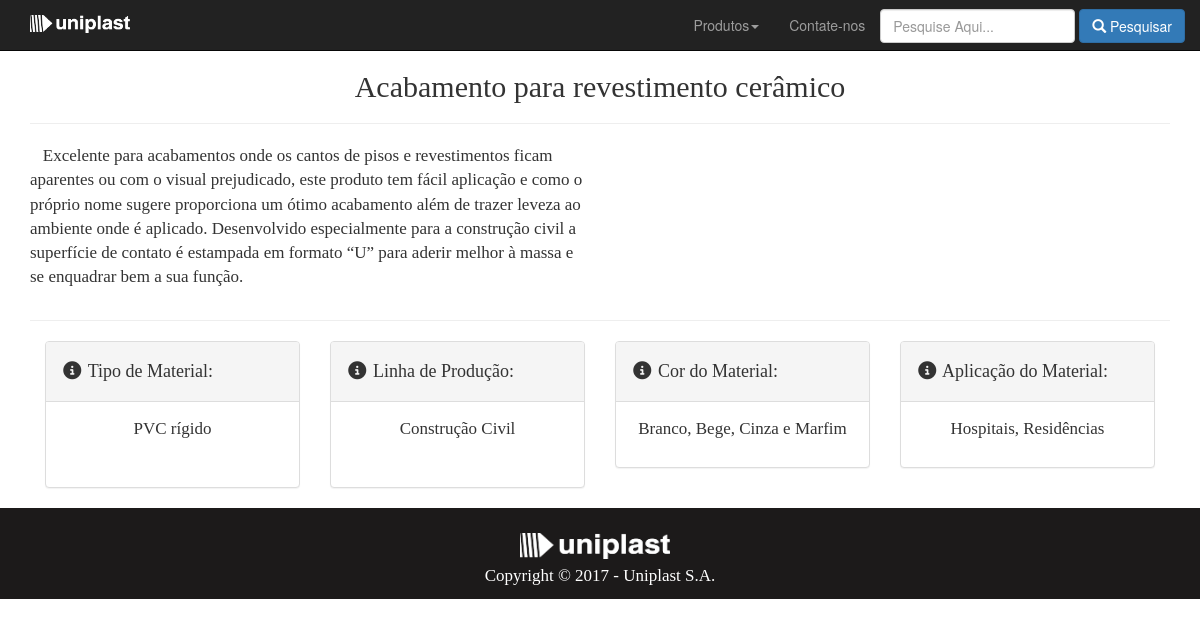
Screenshot of /pesquisa.php?id=0431 with the database file from the repository.
### tables this page shows
CREATE TABLE IF NOT EXISTS `produtos` (
  `CD_PRODUTO` varchar(50) NOT NULL,
  `DS_PRODUTO` text NOT NULL,
  `DS_LINHA` text NOT NULL,
  `DS_COR` text NOT NULL,
  `DS_MATERIAL` text NOT NULL,
  `DS_APLIC_PRODUTO` text NOT NULL,
  `DS_DETALHES` text NOT NULL,
  `IMAGEM` text NOT NULL
);

### pesquisa.php (the view, shortened to what this page needs)
<!DOCTYPE html>
<html lang="pt-br">
<head>
    <?php include 'head.php'; ?>
</head>
<body>
    <?php include 'menu.php';
    if(isset($_GET["id"])){
        if(isset($_GET["id"])){
            $sql = "SELECT * FROM produtos WHERE CD_PRODUTO = '".$_GET["id"]."'";
            $executa   = mysql_query($sql);
            $resultado = mysql_fetch_array($executa);
        }
    }
    ?>
    <div class="container">
        <div class="row">
            <div class="col-lg-12">
                <center><h2 class="panel-header"><?php echo $resultado['DS_PRODUTO']; ?></h2></center>
				<hr />
			</div>
            <div class="col-md-6">
                <p>&nbsp; &nbsp;<?php echo $resultado['DS_DETALHES'] ?></p>
            </div>
            <div class="col-md-6">
            </div>
        </div>
        <hr>
          <div class="col-md-3">
                <div class="panel panel-default">
                    <div class="panel-heading">
                        <h4><i class="fa fa-fw fa-info-circle"></i> Tipo de Material:</h4>
                    </div>
                    <div class="panel-body">
                        <center><p><?php echo $resultado['DS_MATERIAL'] ?></p></center><br />
                    </div>
                </div>
            </div>
            <div class="col-md-3">
                <div class="panel panel-default">
                    <div class="panel-heading">
                        <h4><i class="fa fa-fw fa-info-circle"></i>  Linha de Produção:</h4>
                    </div>
                    <div class="panel-body">
                        <center><p><?php echo $resultado['DS_LINHA'] ?></p></center><br />
                    </div>
                </div>
            </div>
            <div class="col-md-3">
                <div class="panel panel-default">
                    <div class="panel-heading">
                        <h4><i class="fa fa-fw fa-info-circle"></i> Cor do Material:</h4>
                    </div>
                    <div class="panel-body">
                        <center><p><?php echo $resultado['DS_COR'] ?></p></center>
                    </div>
                </div>
            </div>
            <div class="col-md-3">
                <div class="panel panel-default">
                    <div class="panel-heading">
                        <h4><i class="fa fa-fw fa-info-circle"></i> Aplicação do Material:</h4>
                    </div>
                    <div class="panel-body">
                        <center><p><?php echo $resultado['DS_APLIC_PRODUTO'] ?></p></center>
                    </div>
                </div>
            </div>
          </div>
        <?php include 'footer_1.php' ?>
</body>
</html>

### css/modern-business.css (style rules this page uses)
html, body { height: 100%; }
body { padding-top: 50px; }

### pesquisa.php (style rules this page uses)
p { font-family:"colibri"; font-size:17px; }
h1, h2, h4 { font-family:"colibri"; }

### rows the page displays
produtos: DS_PRODUTO "Acabamento para revestimento cerâmico", DS_DETALHES "Excelente para acabamentos onde os cantos de pisos e revestimentos ficam aparentes ou com o visual prejudicado, este produto tem fácil aplicação e como o próprio nome sugere proporciona um ótimo acabamento além de trazer leveza ao ambiente onde é aplicado. Desenvolvido especialmente para a construção civil a superfície de contato é estampada em formato “U” para aderir melhor à massa e se enquadrar bem a sua função.", DS_MATERIAL "PVC rígido", DS_LINHA "Construção Civil", DS_COR "Branco, Bege, Cinza e Marfim", DS_APLIC_PRODUTO "Hospitais, Residências"
